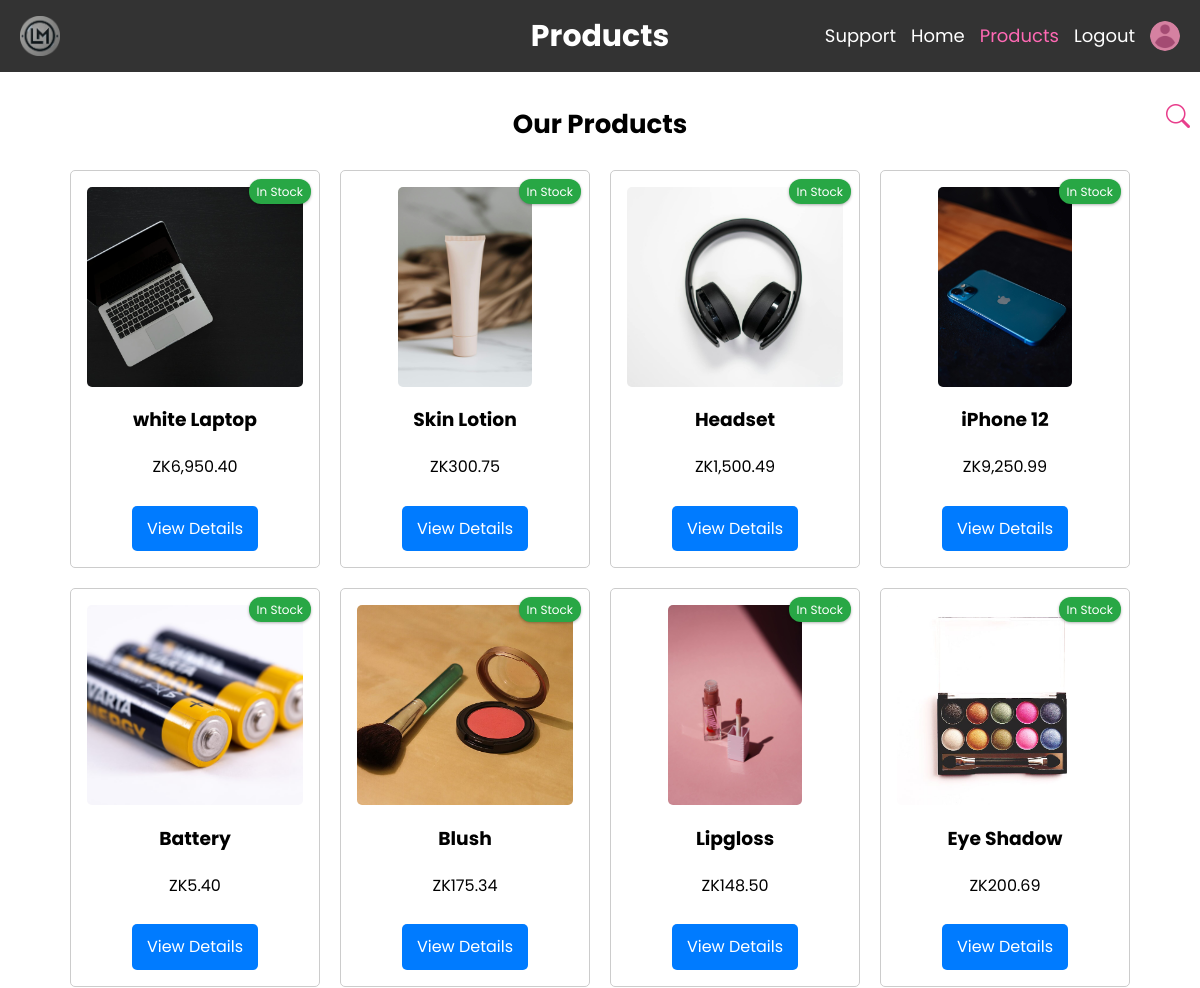
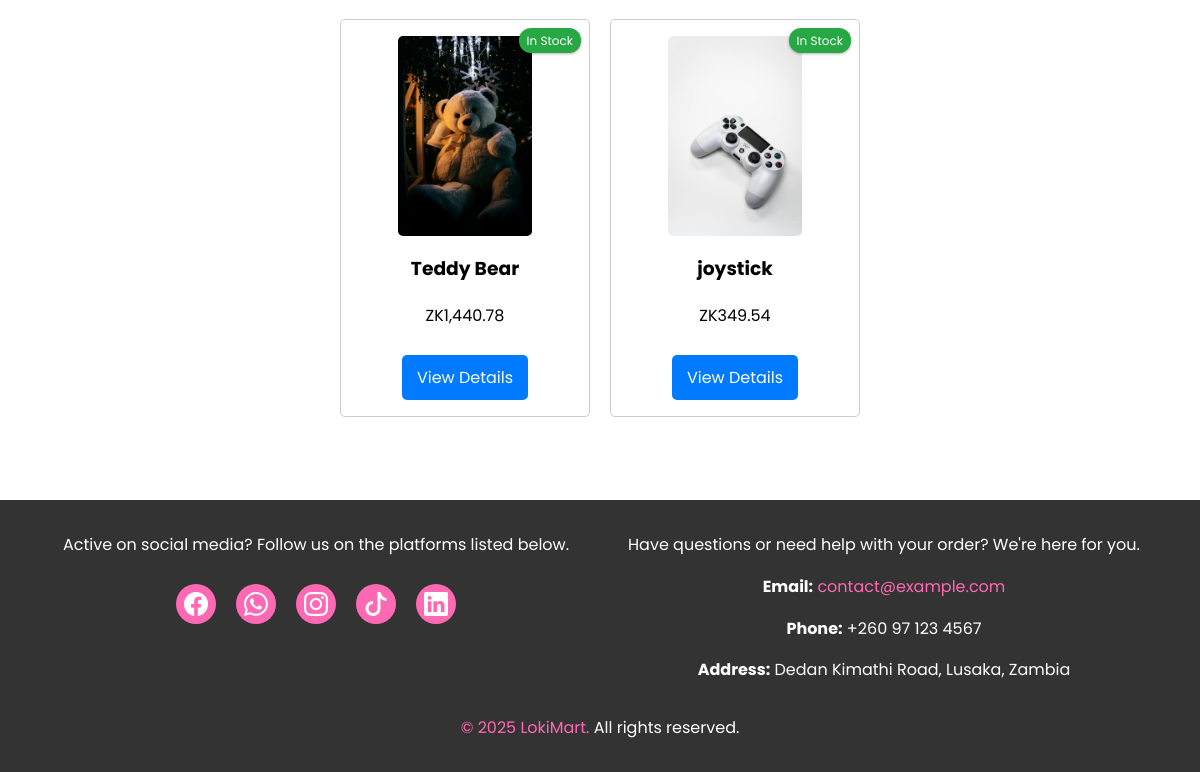
/products.php (signed in), run on the app's committed database (2 pictures, top to bottom).
### tables this page shows
CREATE TABLE `products` (
  `id` int(11) NOT NULL,
  `name` varchar(255) NOT NULL,
  `price` decimal(10,2) NOT NULL,
  `description` text DEFAULT NULL,
  `image_url` varchar(500) DEFAULT 'images/default-product.png',
  `quantity` int(11) NOT NULL DEFAULT 0,
  `created_at` datetime NOT NULL DEFAULT current_timestamp()
);

### products.php (the view, shortened to what this page needs)
<?php
include ('includes/conn.php');
    ?>
<!DOCTYPE html>
<html lang="en">
<head>
    <link rel="stylesheet" href="css/bootstrap-icons.css">
    <link rel="stylesheet" href="styles/style.css">
</head>
<body>
    <?php
    include ('includes/header.php')
    ?>
    <main>
        <section class="product-list">
            <div class="product-header">
                <h2 class="product-title">Our Products</h2>
                <div class="search-wrapper">
                    <i class="bi bi-search search-icon" id="toggleSearch"></i>
                </div>
            </div>
            <div class="product-grid">
                <?php
                $search = trim($_GET['search'] ?? '');
                if ($search !== '') {
                    $query = "SELECT * FROM products WHERE name LIKE ?";
                    $stmt = $conn->prepare($query);
                    $like = "%" . $search . "%";
                    $stmt->bind_param("s", $like);
                    $stmt->execute();
                    $result = $stmt->get_result();
                } else {
                    $query = "SELECT * FROM products";
                    $result = mysqli_query($conn, $query);
                }
                if (mysqli_num_rows($result) > 0) {
                    while ($row = mysqli_fetch_assoc($result)) {
                        echo '<div class="product-card" data-name="' . strtolower($row['name']) . '">';
                        if ($row['quantity'] <= 20) {
                            echo '<span class="badge low-stock-badge">Low Stock</span>';
                        } else {
                            echo '<span class="badge in-stock-badge">In Stock</span>';
                        }
                        echo '<img src="' . $row['image_url'] . '"
                               alt="' . $row['name'] . '"
                               class="product-thumbnail">';
                        echo '<h3>' . $row['name'] . '</h3>';
                        echo '<p>ZK' . number_format($row['price'], 2) . '</p>';
                        echo '<a href="product_details.php?id=' . $row['id'] . '" class="btn">View Details</a>';
                        echo '</div>';
                    }
                } else {
                    echo '<p>No products available.</p>';
                }
                ?>
            </div>
        </section>
    </main>
    <br><br>
    <?php include ('includes/footer.php'); ?>
</body>
</html>

### styles/style.css (style rules this page uses)
html, body { height: 100%; margin: 0; padding: 0; display: flex; flex-direction: column; line-height: 1.6; font-family: 'Poppins', sans-serif !important; }
main { flex: 1; padding: 2rem 0; }
main h2 { font-size: 26px; }
h2, p { text-align: center; }
h2 { font-family: 'Poppins', sans-serif !important; font-weight: 600; margin: 0; flex-grow: 1; }
.product-grid { display: flex; justify-content: center; gap: 20px; flex-wrap: wrap; max-width: calc(5 * 250px + 4 * 20px); margin: 0 auto; }
.product-card { font-family: 'Poppins', sans-serif !important; border: 1px solid #ccc; border-radius: 5px; padding: 1rem; width: 100%; max-width: 250px; box-sizing: border-box; text-align: center; position: relative; }
.in-stock-badge { background-color: #28a745; color: white; font-family: 'Poppins', sans-serif !important; font-size: 0.75rem; padding: 3px 8px; border-radius: 12px; position: absolute; top: 8px; right: 8px; z-index: 1; box-shadow: 0 1px 3px rgba(0,0,0,0.3); }
.product-card img { max-width: 100%; height: auto; height: 200px; object-fit: cover; border-radius: 5px; }
.product-card .btn { font-family: 'Poppins', sans-serif !important; display: inline-block; margin-top: 10px; padding: 10px 15px; background: #007bff; color: #fff; border-radius: 5px; text-decoration: none; }
.profile-thumbnail, .product-thumbnail { cursor: pointer; }
.product-header { display: flex; justify-content: space-between; align-items: center; margin-bottom: 1.5rem; flex-wrap: wrap; position: relative; }
.product-title { margin: 0; flex-grow: 1; text-align: center; width: 100%; }
.search-wrapper { position: absolute; top: 0; right: 10px; display: flex; align-items: center; }
.search-icon { font-size: 1.5rem; color: #e83e8c; cursor: pointer; margin-left: 1rem; }

### data on the page
products: quantity "In Stock", image_url (picture), name "white Laptop", price "6,950.40"
products: quantity "In Stock", image_url (picture), name "Skin Lotion", price "300.75"
products: quantity "In Stock", image_url (picture), name "Headset", price "1,500.49"
products: quantity "In Stock", image_url (picture), name "iPhone 12", price "9,250.99"
products: quantity "In Stock", image_url (picture), name "Battery", price "5.40"
products: quantity "In Stock", image_url (picture), name "Blush", price "175.34"
products: quantity "In Stock", image_url (picture), name "Lipgloss", price "148.50"
products: quantity "In Stock", image_url (picture), name "Eye Shadow", price "200.69"
products: quantity "In Stock", image_url (picture), name "Teddy Bear", price "1,440.78"
products: quantity "In Stock", image_url+name (picture), name "joystick", price "349.54"

### other printed values
$pageTitle "Products"
